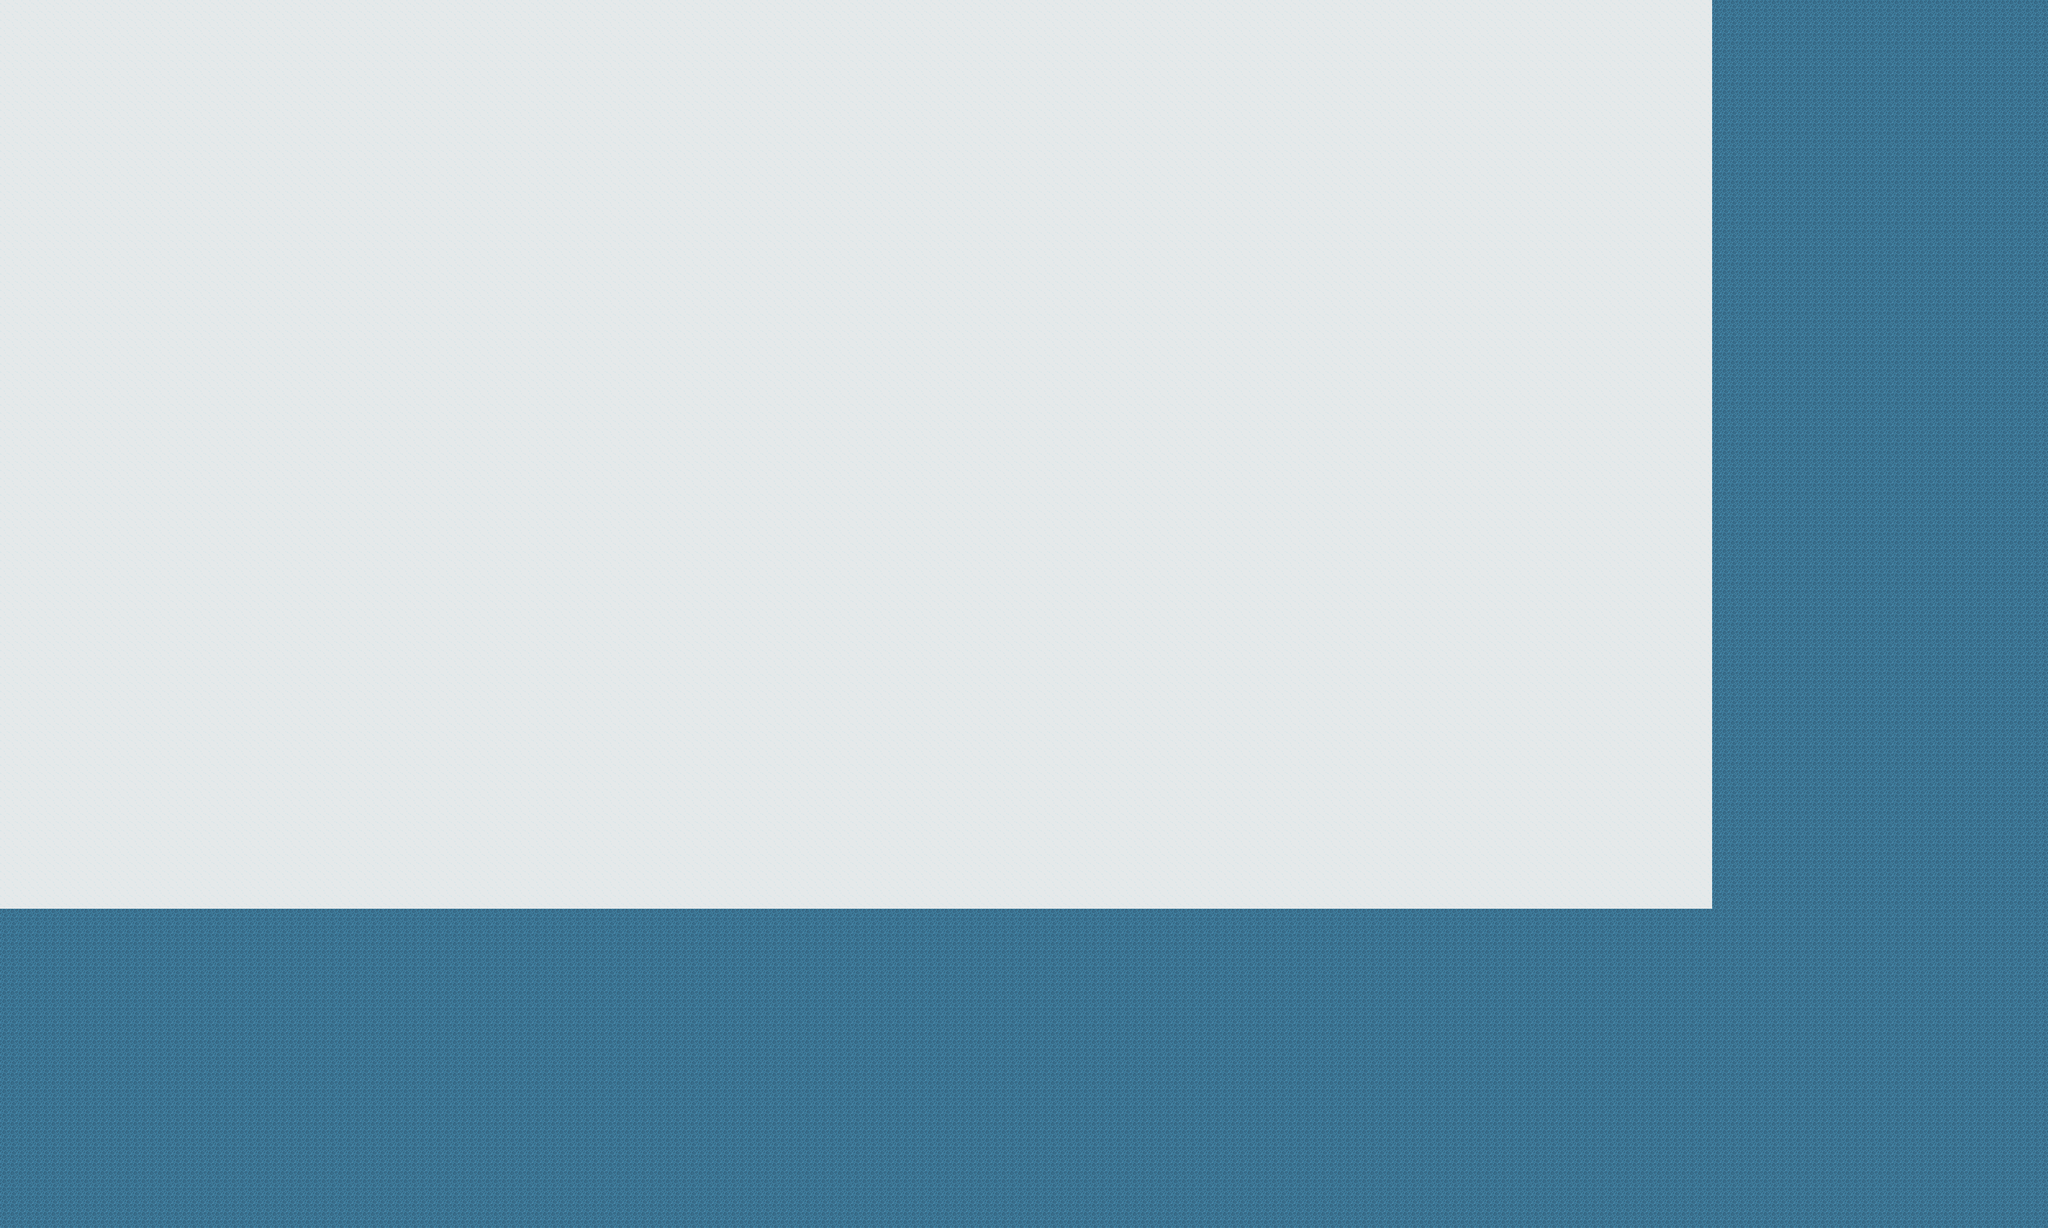

This game map was drawn from its Tiled (.tmx) file and the tilesets committed beside it. A one-line description and the trimmed map source follow:
An orthogonal 250x150 tile map with 16x16 px tiles, 1 tile layer (Tile Layer 1).

<map version="1.10" tiledversion="1.10.2" orientation="orthogonal" renderorder="right-down" width="250" height="150" tilewidth="16" tileheight="16" infinite="0" nextlayerid="2" nextobjectid="1">
 <tileset firstgid="1" source="tileset2.tsx" />
 <layer id="1" name="Tile Layer 1" width="250" height="150">
  <data>[37500 cells, 37500 non-empty, 2 distinct tile ids]</data>
 </layer>
</map>
